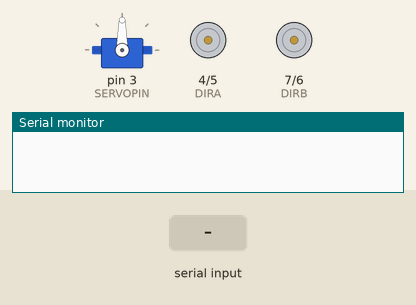
A sketch run on a simulated Arduino Uno, built with avr-gcc and run on an emulated ATmega328P. Shown: servo, direction and speed pins drawn as motors (green arrow = direction pin HIGH = forward, orange = LOW = backward, longer = more drive), the last lines printed to the serial monitor. Inputs (shaded band) come from the test bench.

Above: at 1.5 s.
1.6 s: "90,45\n" received over Serial
At 2.5 s:
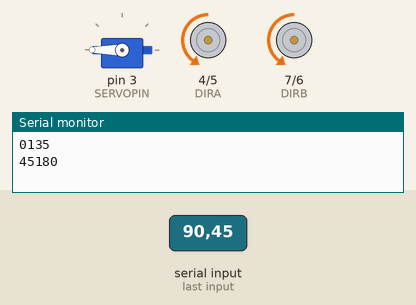
At 3.2 s:
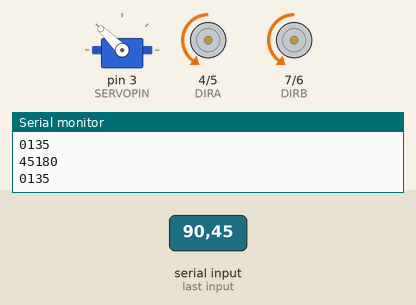
Timing chart, 0 to 4.7 s (numbered marks = the images above; inputs shaded):
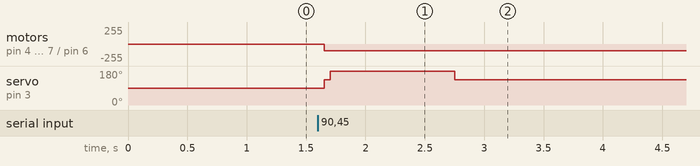

The sketch:

newfile.ino
```cpp
#include <Servo.h>
Servo myservo;
#define val            100
#define DIRB           7
#define PWMB           6
#define PWMA           5   //Motor A's pin
#define DIRA           4   //Motor A's pin
#define SERVOPIN       3//servo's pin

#define SERVOMIN 45      //the angle of servo
#define SERVOMID 90
#define SERVOMAX 135
#define TURNLEFT myservo.write(SERVOMIN)  //turn left
#define TURNMID myservo.write(SERVOMID)   //turn middle
#define TURNRIGHT myservo.write(SERVOMAX)  //turn right
//#define MOTORFOWARD setMotor(155)    //motor foward
//#define MOTORBACK setMotor(-155)     //motor back
//#define MOTORSTOP setMotor(0)        //motor stop

void setup() {
  Serial.begin(9600);
  pinMode(PWMA, OUTPUT);
  pinMode(DIRA, OUTPUT);
  pinMode(PWMB, OUTPUT);
  pinMode(DIRB, OUTPUT);
  myservo.attach(SERVOPIN);
  SERVOMID;
  delay(300);
}
void(* resetFunc) (void) = 0;
void back(){
  digitalWrite(DIRA,HIGH);
  analogWrite(PWMA,val);
  digitalWrite(DIRB,HIGH);
  analogWrite(PWMB,val);
}
void carstop(){
  digitalWrite(DIRA,HIGH);
  analogWrite(PWMA,0);
  digitalWrite(DIRB,HIGH);
  analogWrite(PWMB,0);
}
void forward(){
  digitalWrite(DIRA,LOW);
  analogWrite(PWMA,val);
  digitalWrite(DIRB,LOW);
  analogWrite(PWMB,val);
}
void loop() {
  if(Serial.available()){
    char temp = Serial.read();
    int angle = 0;
    angle = Serial.parseInt();
    Serial.print(angle);

    if(angle >= 500){
      carstop();
      delay(2000);
      angle = 0;
    }
    if (angle > 45){
        angle = 45;
    }
    if (angle < -45){
        angle = -45;
    }
    angle += 135;
    Serial.print(angle);
    Serial.print('\n');
    //carstop();
    //delay(2000);
    forward();
        //TURNLEFT;
    myservo.write(angle);
  }


/*********************************************************************
some fucking comment
*********************************************************************/
  delay(50);
}


void setMotor(int m1Speed) //motor
{
  if (m1Speed > 0)
  {
    digitalWrite(DIRA, LOW);
    digitalWrite(DIRB, LOW);
    analogWrite(PWMA, 255 + m1Speed);
    analogWrite(PWMB, 255 + m1Speed);
  }
  else if(m1Speed < 0){
    digitalWrite(DIRA, HIGH);
    digitalWrite(DIRB, HIGH);
    analogWrite(PWMA, 255 - m1Speed);
    analogWrite(PWMB, 255 - m1Speed);
  }else{
    digitalWrite(PWMA, LOW);
    digitalWrite(PWMB, LOW);
    digitalWrite(DIRA, HIGH);
    digitalWrite(DIRB, HIGH);
  }
}
```

Measured:
- after the input at 1.6 s, motor on pin 4 (DIRA) / pin 5 (PWMA), motor on pin 7 (DIRB) / pin 6 (PWMB): stopped → backward 100/255 after 0.05 s; servo on pin 3 (SERVOPIN): 90° → 180° after 0.05 s, → 135° 1.1 s later
